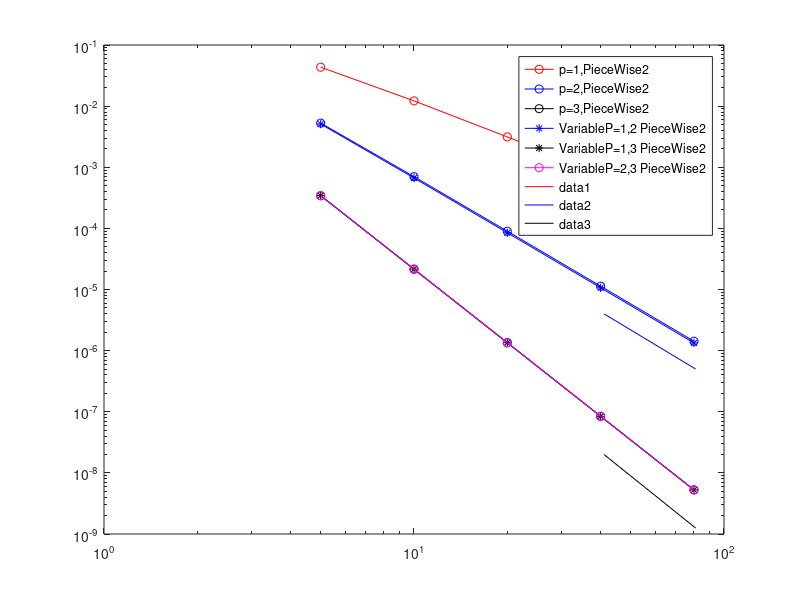
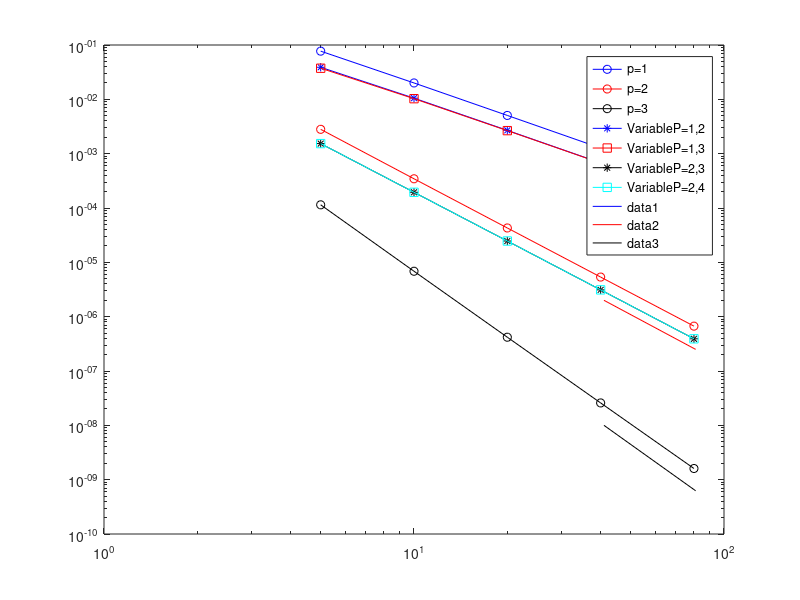

Recreate these plots in MATLAB, in order.
figure (1)
%h refine
%force = quadratic, p=1, L21D is direct solver, L21G is gmres
%piecewise2
MeshGrid = [5,10,20,40,80];
E1 = [4.334441e-02,  1.219413e-02, 3.133818e-03, 7.887903e-04, 1.975312e-04];
loglog(MeshGrid,E1,'ro-')
hold on
MeshGrid2 = [5,10,20,40,80];
E2 = [5.275473e-03, 7.023883e-04, 8.981420e-05,1.134002e-05, 1.424493e-06];
loglog(MeshGrid2,E2,'bo-')
hold on
MeshGrid3 = [5,10,20,40,80];
E3 = [3.417899e-04, 2.148093e-05, 1.345928e-06, 8.422031e-08, 5.266802e-09];
loglog(MeshGrid3,E3,'ko-')

E12 = [5.091666e-03, 6.681039e-04, 8.480105e-05, 1.066276e-05, 1.336276e-06];
loglog(MeshGrid3,E12,'b*-');

E13 = [3.437217e-04, 2.153980e-05, 1.347767e-06, 8.427757e-08, 5.268583e-09];
loglog(MeshGrid3,E13,'k*-');
E23 = [3.437217e-04, 2.153980e-05, 1.347767e-06, 8.427757e-08, 5.268583e-09];
loglog(MeshGrid2,E23,'mo-')
legend('p=1,PieceWise2','p=2,PieceWise2','p=3,PieceWise2','VariableP=1,2 PieceWise2','VariableP=1,3 PieceWise2','VariableP=2,3 PieceWise2')
hold on
x = [41,81];
y = [0.4e-3, 0.1e-03];
loglog(x,y,'r');

x = [41,81];
y = [0.000004, 0.5e-6];
loglog(x,y,'b');

x = [41,81];
y = 1.0e-03*[0.00002, 1.25e-06];
loglog(x,y,'k');


%piecewise 3
figure(2)
E1 = [ 7.708352e-02, 2.002275e-02, 5.055198e-03, 1.266941e-03, 3.169325e-04];
loglog(MeshGrid3,E1,'bo-');
hold on
E2=[2.806496e-03, 3.449992e-04, 4.290704e-05, 5.355926e-06, 6.692489e-07];
loglog(MeshGrid3,E2,'ro-');
hold on
E3 = [1.144514e-04, 6.855138e-06, 4.186028e-07, 2.584613e-08, 1.605345e-09];
loglog(MeshGrid3,E3,'ko-');
hold on
%E4 = [1.953592e-15, 2.865145e-15, 7.030268e-15,  1.060437e-14, 1.170625e-13];
%loglog(MeshGrid3,E4,'co-');
hold on
E12 = [3.891643e-02, 1.051095e-02, 2.687032e-03, 6.762493e-04, 1.694240e-04];
loglog(MeshGrid3,E12,'b*-');
hold on
E13 = [3.738724e-02, 1.028231e-02, 2.655324e-03, 6.721116e-04, 1.688989e-04];
loglog(MeshGrid3,E13,'rs-');
hold on
E23 = [1.532467e-03, 1.945891e-04, 2.467534e-05, 3.113747e-06, 3.913428e-07];
loglog(MeshGrid3,E23,'k*-');
hold on
E24 = [1.419892e-03, 1.883488e-04, 2.430869e-05, 3.091564e-06, 3.899795e-07];
loglog(MeshGrid3,E23,'cs-');
hold on
legend('p=1','p=2','p=3','VariableP=1,2','VariableP=1,3','VariableP=2,3','VariableP=2,4')
hold on
x = [41,81];
y = [0.4e-3, 0.1e-03];
loglog(x,y,'b');

x = [41,81];
y = [0.000002, 0.25e-6];
loglog(x,y,'r');

x = [41,81];
y = 1.0e-03*[0.00001, 0.625e-06];
loglog(x,y,'k');